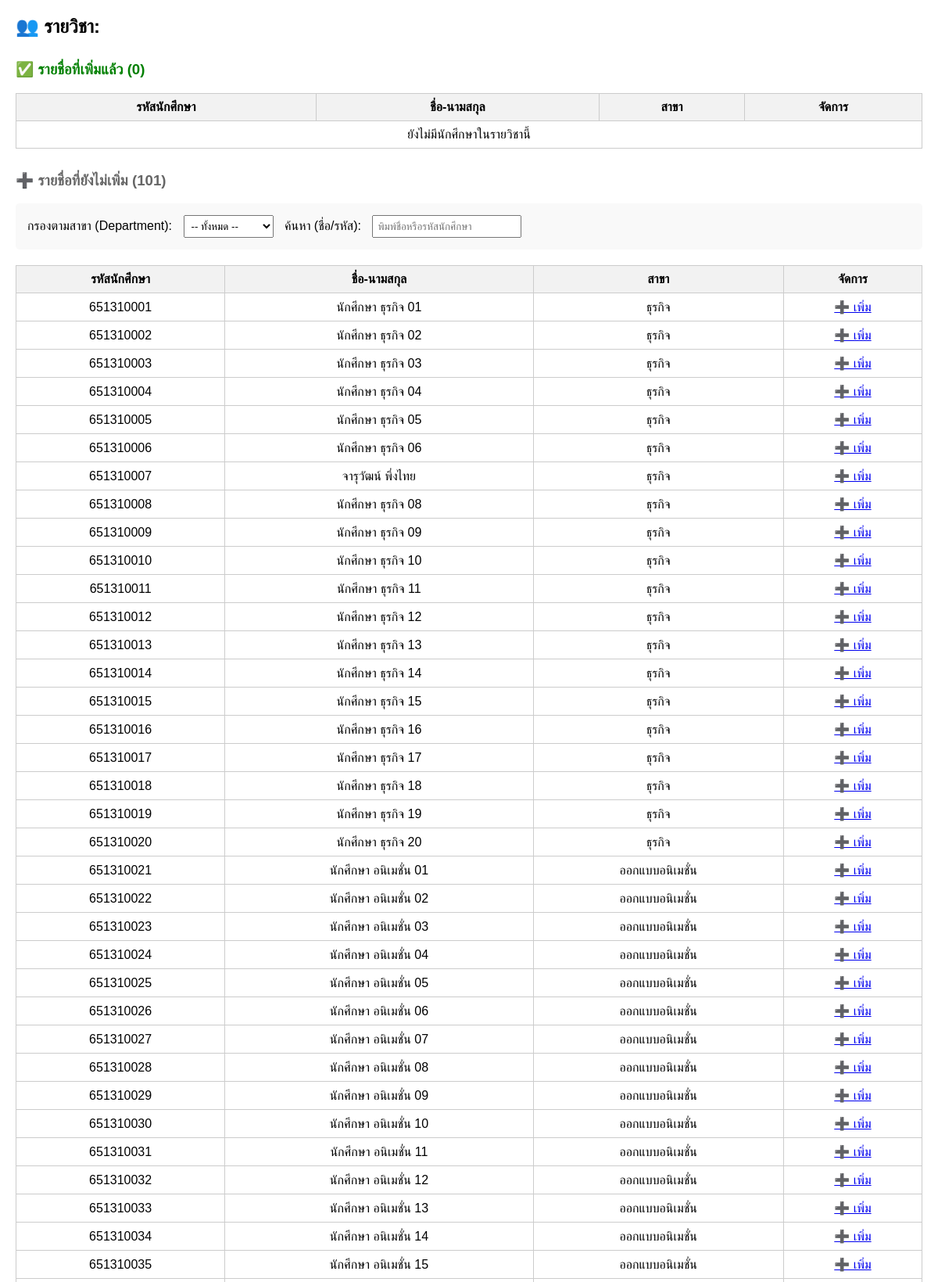
The page /liff/subject_students.php (signed in, upper part) on the database its author committed.
### tables this page shows
CREATE TABLE `students` (
  `user_id` int(11) NOT NULL,
  `student_code` varchar(20) DEFAULT NULL,
  `full_name` varchar(100) DEFAULT NULL,
  `class_group` varchar(50) DEFAULT NULL,
  `advisor_id` int(11) DEFAULT NULL
);

### liff/subject_students.php (the view, shortened to what this page needs)
<?php
include("../config.php");
$subjectId = intval($_GET['id']);
$s = $conn->prepare("
  SELECT subject_name
  FROM subjects
  WHERE subject_id = ?
");
$s->bind_param("i", $subjectId);
$s->execute();
$subject = $s->get_result()->fetch_assoc();
$students = $conn->query("
  SELECT
    st.user_id,
    st.student_code,
    st.full_name,
    st.class_group,
    EXISTS (
      SELECT 1
      FROM subject_students ss
      WHERE ss.subject_id = $subjectId
        AND ss.student_id = st.user_id
    ) AS enrolled
  FROM students st
  ORDER BY st.student_code
");
$enrolled_students = [];
$not_enrolled_students = [];
while ($st = $students->fetch_assoc()) {
  if ($st['enrolled']) {
    $enrolled_students[] = $st;
  } else {
    $not_enrolled_students[] = $st;
  }
}
?>
<!DOCTYPE html>
<html>
<head>
</head>
<body>
<h2>👥 รายวิชา: <?= htmlspecialchars($subject['subject_name']) ?></h2>
<h3 class="enrolled-section">✅ รายชื่อที่เพิ่มแล้ว (<?= count($enrolled_students) ?>)</h3>
<table>
<tr>
  <th>รหัสนักศึกษา</th>
  <th>ชื่อ-นามสกุล</th>
  <th>สาขา</th>
  <th>จัดการ</th>
</tr>
<?php if (count($enrolled_students) > 0): ?>
  <?php foreach ($enrolled_students as $st): ?>
  <tr>
    <td><?= htmlspecialchars($st['student_code']) ?></td>
    <td><?= htmlspecialchars($st['full_name']) ?></td>
    <td><?= htmlspecialchars($st['class_group']) ?></td>
    <td>
      <a href="../api/subject_student_remove.php?subject=<?= $subjectId ?>&student=<?= $st['user_id'] ?>">
        ❌ ลบ
      </a>
    </td>
  </tr>
  <?php endforeach; ?>
<?php else: ?>
  <tr>
    <td colspan="4">ยังไม่มีนักศึกษาในรายวิชานี้</td>
  </tr>
<?php endif; ?>
</table>
<h3 class="not-enrolled-section">➕ รายชื่อที่ยังไม่เพิ่ม (<?= count($not_enrolled_students) ?>)</h3>
<div class="filter-section">
  <label for="departmentFilter">กรองตามสาขา (Department):</label>
  <select id="departmentFilter" onchange="filterStudents()">
    <option value="">-- ทั้งหมด --</option>
  </select>
  <label for="searchInput">ค้นหา (ชื่อ/รหัส):</label>
  <input type="text" id="searchInput" placeholder="พิมพ์ชื่อหรือรหัสนักศึกษา" onkeyup="filterStudents()">
</div>
<table id="studentTable">
<tr>
  <th>รหัสนักศึกษา</th>
  <th>ชื่อ-นามสกุล</th>
  <th>สาขา</th>
  <th>จัดการ</th>
</tr>
<?php if (count($not_enrolled_students) > 0): ?>
  <?php foreach ($not_enrolled_students as $st): ?>
  <tr class="student-row" data-code="<?= htmlspecialchars($st['student_code']) ?>"
      data-name="<?= htmlspecialchars($st['full_name']) ?>"
      data-class="<?= htmlspecialchars($st['class_group']) ?>">
    <td><?= htmlspecialchars($st['student_code']) ?></td>
    <td><?= htmlspecialchars($st['full_name']) ?></td>
    <td><?= htmlspecialchars($st['class_group']) ?></td>
    <td>
      <a href="../api/subject_student_add.php?subject=<?= $subjectId ?>&student=<?= $st['user_id'] ?>">
        ➕ เพิ่ม
      </a>
    </td>
  </tr>
  <?php endforeach; ?>
<?php else: ?>
  <tr>
    <td colspan="4">ไม่มีนักศึกษาที่ยังไม่อยู่ในรายวิชานี้</td>
  </tr>
<?php endif; ?>
</table>
</body>
</html>

### liff/subject_students.php (style rules this page uses)
body { font-family: Arial, sans-serif; margin: 20px; }
table { border-collapse: collapse; width:100%; margin-top: 15px; }
th, td { border:1px solid #ccc; padding:8px; text-align:center; }
th { background-color: #f2f2f2; }
.filter-section { background-color: #f9f9f9; padding: 15px; border-radius: 5px; margin-bottom: 20px; }
.filter-section label { margin-right: 10px; }
.filter-section input, .filter-section select { padding: 5px; margin-right: 10px; }
h3 { margin-top: 30px; color: #333; }
.enrolled-section { color: green; }
.not-enrolled-section { color: #666; }

### rows shown on the page
students: student_code "651310001", full_name "นักศึกษา ธุรกิจ 01", class_group "ธุรกิจ"
students: student_code "651310002", full_name "นักศึกษา ธุรกิจ 02", class_group "ธุรกิจ"
students: student_code "651310003", full_name "นักศึกษา ธุรกิจ 03", class_group "ธุรกิจ"
students: student_code "651310004", full_name "นักศึกษา ธุรกิจ 04", class_group "ธุรกิจ"
students: student_code "651310005", full_name "นักศึกษา ธุรกิจ 05", class_group "ธุรกิจ"
students: student_code "651310006", full_name "นักศึกษา ธุรกิจ 06", class_group "ธุรกิจ"
students: student_code "651310007", full_name "จารุวัฒน์ พึ่งไทย", class_group "ธุรกิจ"
students: student_code "651310008", full_name "นักศึกษา ธุรกิจ 08", class_group "ธุรกิจ"
students: student_code "651310009", full_name "นักศึกษา ธุรกิจ 09", class_group "ธุรกิจ"
students: student_code "651310010", full_name "นักศึกษา ธุรกิจ 10", class_group "ธุรกิจ"
students: student_code "651310011", full_name "นักศึกษา ธุรกิจ 11", class_group "ธุรกิจ"
students: student_code "651310012", full_name "นักศึกษา ธุรกิจ 12", class_group "ธุรกิจ"
students: student_code "651310013", full_name "นักศึกษา ธุรกิจ 13", class_group "ธุรกิจ"
students: student_code "651310014", full_name "นักศึกษา ธุรกิจ 14", class_group "ธุรกิจ"
students: student_code "651310015", full_name "นักศึกษา ธุรกิจ 15", class_group "ธุรกิจ"
students: student_code "651310016", full_name "นักศึกษา ธุรกิจ 16", class_group "ธุรกิจ"
students: student_code "651310017", full_name "นักศึกษา ธุรกิจ 17", class_group "ธุรกิจ"
students: student_code "651310018", full_name "นักศึกษา ธุรกิจ 18", class_group "ธุรกิจ"
students: student_code "651310019", full_name "นักศึกษา ธุรกิจ 19", class_group "ธุรกิจ"
students: student_code "651310020", full_name "นักศึกษา ธุรกิจ 20", class_group "ธุรกิจ"
students: student_code "651310021", full_name "นักศึกษา อนิเมชั่น 01", class_group "ออกแบบอนิเมชั่น"
students: student_code "651310022", full_name "นักศึกษา อนิเมชั่น 02", class_group "ออกแบบอนิเมชั่น"
students: student_code "651310023", full_name "นักศึกษา อนิเมชั่น 03", class_group "ออกแบบอนิเมชั่น"
students: student_code "651310024", full_name "นักศึกษา อนิเมชั่น 04", class_group "ออกแบบอนิเมชั่น"
students: student_code "651310025", full_name "นักศึกษา อนิเมชั่น 05", class_group "ออกแบบอนิเมชั่น"
students: student_code "651310026", full_name "นักศึกษา อนิเมชั่น 06", class_group "ออกแบบอนิเมชั่น"
students: student_code "651310027", full_name "นักศึกษา อนิเมชั่น 07", class_group "ออกแบบอนิเมชั่น"
students: student_code "651310028", full_name "นักศึกษา อนิเมชั่น 08", class_group "ออกแบบอนิเมชั่น"
students: student_code "651310029", full_name "นักศึกษา อนิเมชั่น 09", class_group "ออกแบบอนิเมชั่น"
students: student_code "651310030", full_name "นักศึกษา อนิเมชั่น 10", class_group "ออกแบบอนิเมชั่น"
students: student_code "651310031", full_name "นักศึกษา อนิเมชั่น 11", class_group "ออกแบบอนิเมชั่น"
students: student_code "651310032", full_name "นักศึกษา อนิเมชั่น 12", class_group "ออกแบบอนิเมชั่น"
students: student_code "651310033", full_name "นักศึกษา อนิเมชั่น 13", class_group "ออกแบบอนิเมชั่น"
students: student_code "651310034", full_name "นักศึกษา อนิเมชั่น 14", class_group "ออกแบบอนิเมชั่น"
students: student_code "651310035", full_name "นักศึกษา อนิเมชั่น 15", class_group "ออกแบบอนิเมชั่น"

### other values the page prints
count($enrolled_students) "0"
count($not_enrolled_students) "101"
